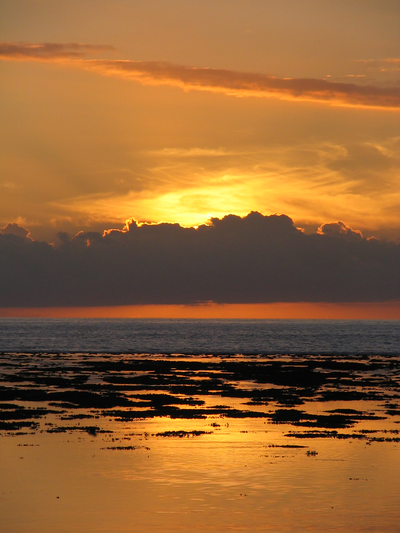
#> input picture src/101401.png, 400 x 533 px
$ python mask.py
#> lines starting #> are read from the running program, lines starting #| are printed output that depends on the picture; after the words box and inside, x2 and y2 are one past the last pixel; in counts of white or black regions, pixels touching at a corner belong together
#> further down, image is the input picture: shape (533, 400, 3); mean B, G, R 53.8, 99.9, 147.5
# import the necessary packages
# mask.py displays the masks and the masked HSV image
# 5 Masks are created
# mask.py is a demo class implementation of ColorDescriptor.py

import numpy as np
import cv2

class ColorDescriptor:
	def __init__(self, bins):
		# store the number of bins for the 3D histogram
		self.bins = bins

	def describe(self, image):
		# convert the image to the HSV color space
		image = cv2.cvtColor(image, cv2.COLOR_BGR2HSV)
#> image: shape (533, 400, 3); mean H, S, V 21.3, 141, 147.6

		# grab the dimensions and compute the center of the image
		(h, w) = image.shape[:2]
#> h = 533; w = 400
		(cX, cY) = (int(w * 0.5), int(h * 0.5))
#> cX = 200; cY = 266

		# divide the image into four rectangles/segments (top-left,
		# top-right, bottom-right, bottom-left)
		segments = [(0, cX, 0, cY), (cX, w, 0, cY), (cX, w, cY, h),
			(0, cX, cY, h)]

		# construct an elliptical mask representing the center of the
		# image
		(axesX, axesY) = (int(w * 0.75) / 2, int(h * 0.75) / 2)
#> axesX = 150; axesY = 199.5
		ellipMask = np.zeros(image.shape[:2], dtype = "uint8")
		cv2.ellipse(ellipMask, (cX, cY), (axesX, axesY), 0, 0, 360, 255, -1)
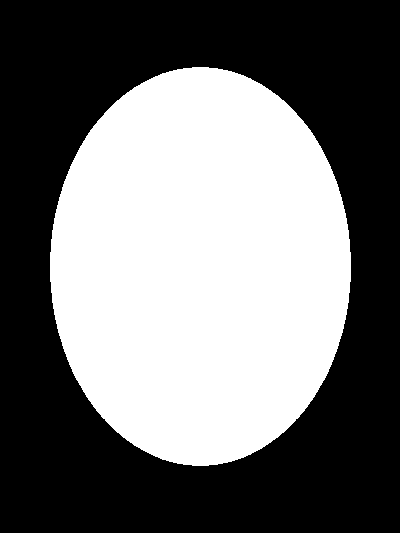
#> ellipMask: shape (533, 400); 44.2% white; 1 white region, box (x1, y1, x2, y2) and area: (50, 67, 351, 466) 94181

		# loop over the segments
		for (startX, endX, startY, endY) in segments:

			# construct a mask for each corner of the image, subtracting
			# the elliptical center from it
			cornerMask = np.zeros(image.shape[:2], dtype = "uint8")
			cv2.rectangle(cornerMask, (startX, startY), (endX, endY), 255, -1)
			cornerMask = cv2.subtract(cornerMask, ellipMask)

			# display corner mask
			cv2.imshow("Corner Mask",cornerMask)
			key=cv2.waitKey(0)

			# extract HSV masked corner image
			masked=cv2.bitwise_and(image,image,mask=cornerMask)

			# display HSV masked corner image
			cv2.imshow("Masked Corner Image",masked)
			key=cv2.waitKey(0)
#> this loop made 4 passes; (key Esc is pressed on pass 1)
#> pass 1, in describe, `cv2.imshow("Corner Mask",cornerMask)`:
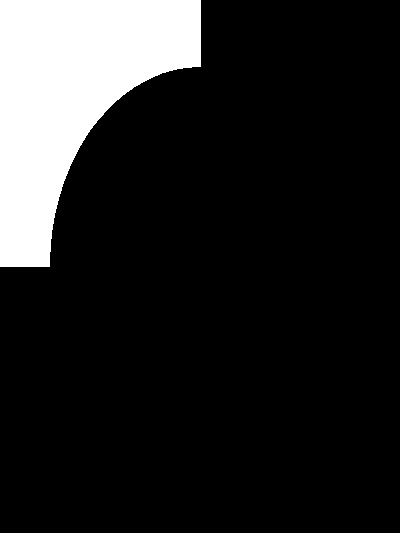
#> window 'Corner Mask': shape (533, 400); 14% white; 1 white region, box (x1, y1, x2, y2) and area: (0, 0, 201, 267) 29951
#> pass 2, in describe, `cv2.imshow("Corner Mask",cornerMask)`:
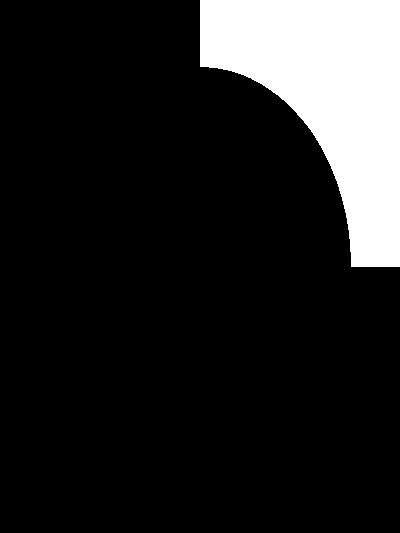
#> window 'Corner Mask': shape (533, 400); 13.9% white; 1 white region, box (x1, y1, x2, y2) and area: (200, 0, 400, 267) 29685
#> after the loop:
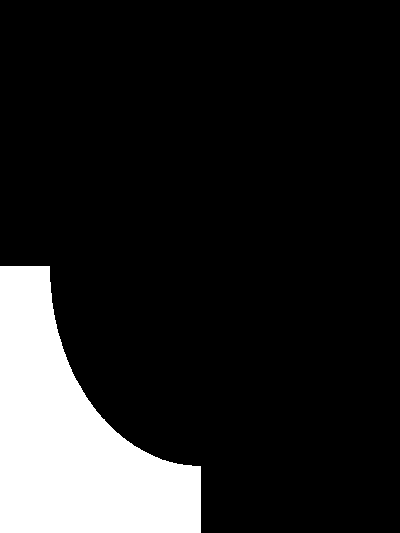
#> cornerMask: shape (533, 400); 14% white; 1 white region, box (x1, y1, x2, y2) and area: (0, 266, 201, 533) 29941

		# extract a color histogram from the elliptical region
		cv2.imshow("Ellipse Mask",ellipMask)
		key=cv2.waitKey(0)
#> (key Esc is pressed here)

		# extract HSV masked elliptical image
		masked=cv2.bitwise_and(image,image,mask=ellipMask)
#> masked: shape (533, 400, 3); mean H, S, V 10.9, 56.2, 61.5

		# display HSV masked elliptical image
		cv2.imshow("Maked Elliptical Mask",masked)
		key=cv2.waitKey(0)
#> (key Esc is pressed here)

# using ColorDescriptor class, describe the image descriptor (3D HSV Color Model)
# and read an image to mask and plot
image=cv2.imread("101401.png")
ColorDescriptor((8,12,3)).describe(image)

$ run again, with src/100701.png copied over src/101401.png
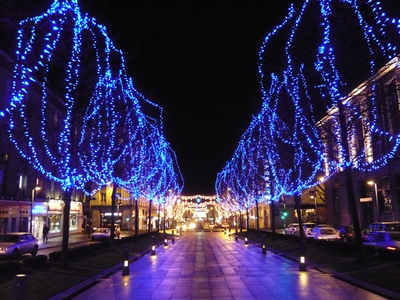
#> input picture src/100701.png, 400 x 300 px
#> image is the input picture: shape (300, 400, 3); mean B, G, R 82.4, 42.6, 51.7
#> image: shape (300, 400, 3); mean H, S, V 111.5, 128.9, 87.8
#> in describe, `cv2.ellipse(ellipMask, (cX, cY), (axesX, axesY), 0, 0, 360, 255, -1)`:
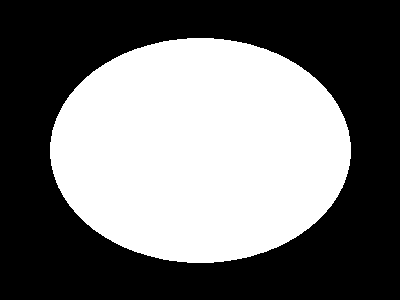
#> ellipMask: shape (300, 400); 44.2% white; 1 white region, box (x1, y1, x2, y2) and area: (50, 38, 351, 263) 53083
#> the loop in describe, `for (startX, endX, startY, endY) in segments:` made 4 passes; (key Esc is pressed on pass 1)

$ run again, with src/123602.png copied over src/101401.png
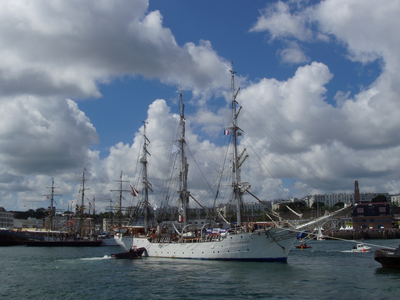
#> input picture src/123602.png, 400 x 300 px
#> image is the input picture: shape (300, 400, 3); mean B, G, R 131.8, 116.9, 104.5
#> image: shape (300, 400, 3); mean H, S, V 102.3, 58.1, 132.6
#> in describe, `cv2.ellipse(ellipMask, (cX, cY), (axesX, axesY), 0, 0, 360, 255, -1)`:
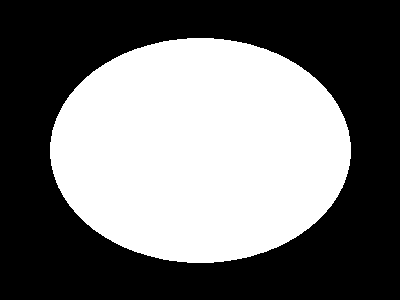
#> ellipMask: shape (300, 400); 44.2% white; 1 white region, box (x1, y1, x2, y2) and area: (50, 38, 351, 263) 53083
#> the loop in describe, `for (startX, endX, startY, endY) in segments:` made 4 passes; (key Esc is pressed on pass 1)
